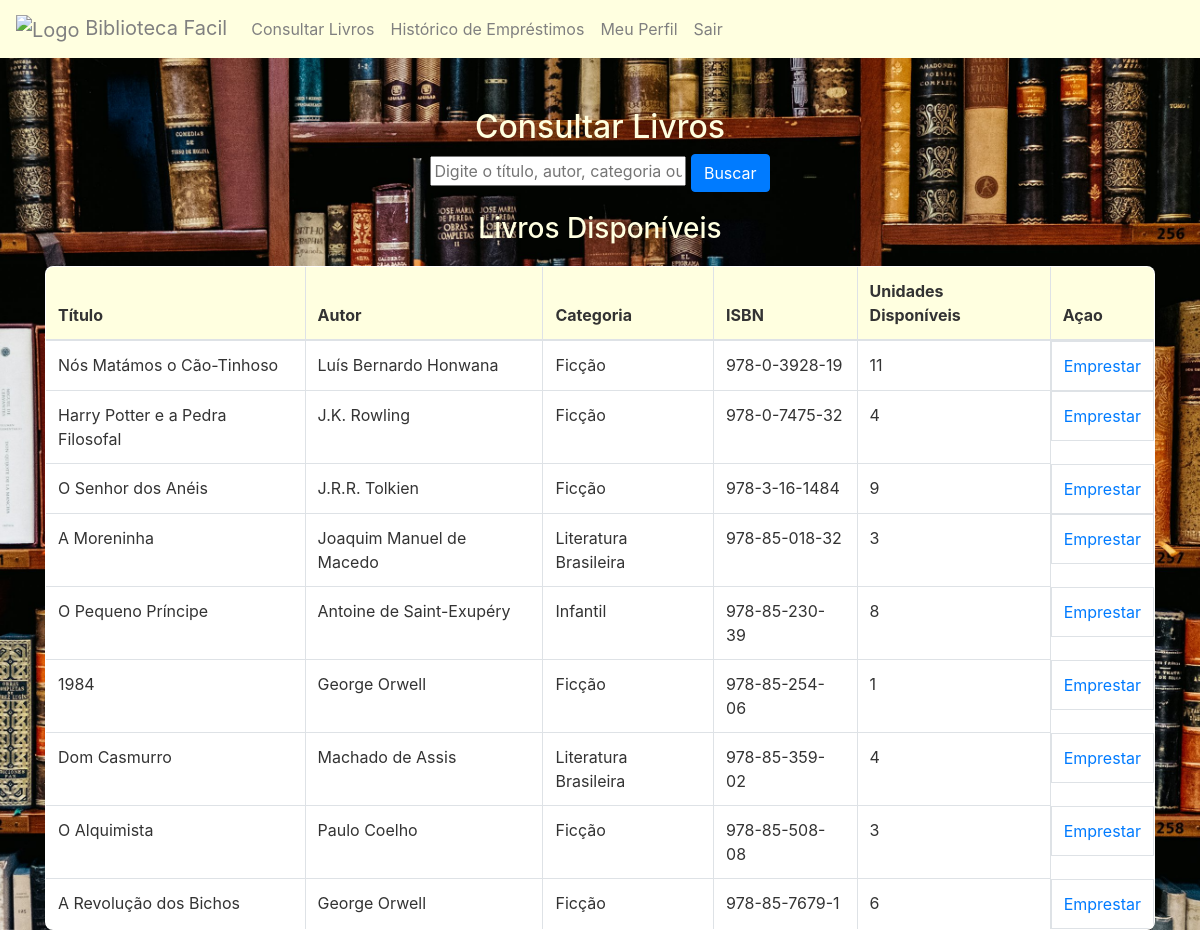
The app's page /php/consulta_livros.php with its own data.
### tables this page shows
CREATE TABLE `livros` (
  `ISBN` varchar(13) NOT NULL,
  `TITULO` varchar(255) DEFAULT NULL,
  `AUTOR` varchar(255) DEFAULT NULL,
  `CATEGORIA` varchar(100) DEFAULT NULL,
  `UNIDADES_DISPONIVEIS` int(11) DEFAULT NULL
);

### php/consulta_livros.php (the view, shortened to what this page needs)
<!DOCTYPE html>
<html lang="pt-BR">
<head>
    <link rel="stylesheet" href="https://stackpath.bootstrapcdn.com/bootstrap/4.5.2/css/bootstrap.min.css">
</head>
<body>
    <div class="container">
        <h2>Consultar Livros</h2>
        <form class="search-form" action="" method="GET">
            <input type="text" name="busca" placeholder="Digite o título, autor, categoria ou ISBN" required>
            <button type="submit" class="btn btn-primary">Buscar</button>
        </form>
        <h3>Livros Disponíveis</h3>
        <table class="table table-bordered">
            <thead>
                <tr>
                    <th>Título</th>
                    <th>Autor</th>
                    <th>Categoria</th>
                    <th>ISBN</th>
                    <th>Unidades Disponíveis</th>
                    <th>Açao</th>
                </tr>
            </thead>
            <tbody>
                <?php
                include 'db/db_connect.php';
                $busca = $_GET['busca'] ?? '';
                if ($busca) {
                    $query = "SELECT * FROM LIVROS
                              WHERE (TITULO LIKE '%$busca%' OR AUTOR LIKE '%$busca%' OR CATEGORIA LIKE '%$busca%' OR ISBN LIKE '%$busca%')
                              AND UNIDADES_DISPONIVEIS > 0";
                } else {
                    $query = "SELECT * FROM LIVROS WHERE UNIDADES_DISPONIVEIS > 0";
                }
                $result = mysqli_query($conn, $query);
                while ($livro = mysqli_fetch_assoc($result)) {
                    echo "<tr>
                            <td>{$livro['TITULO']}</td>
                            <td>{$livro['AUTOR']}</td>
                            <td>{$livro['CATEGORIA']}</td>
                            <td>{$livro['ISBN']}</td>
                            <td>{$livro['UNIDADES_DISPONIVEIS']}</td>
                            <td class='actions'>
                                <a href='confirmar_emprestimo.php?isbn={$livro['ISBN']}'>Emprestar</a>
                            </td>
                          </tr>";
                }
                ?>
            </tbody>
        </table>
    </div>
</body>
</html>

### php/consulta_livros.php (style rules this page uses)
body { background-image: url('../img/biblioteca.png'); background-size: cover; background-repeat: no-repeat; background-position: center; color: #333; background-color: #f5f5f5; }
h2 { color: #FFFFE0; text-align: center; }
h3 { color: #FFFFE0; text-align: center; }
.search-form { text-align: center; margin-bottom: 20px; }
table { width: 100%; margin-top: 20px; background-color: #FFFFFF; border-radius: 8px; overflow: hidden; }
th, td { padding: 12px; text-align: left; color: #333; }
th { background-color: #FFFFE0; color: #333; }
.actions { display: flex; justify-content: space-between; }

### records on screen
livros: TITULO "Nós Matámos o Cão-Tinhoso", AUTOR "Luís Bernardo Honwana", CATEGORIA "Ficção", ISBN "978-0-3928-19", UNIDADES_DISPONIVEIS "11"
livros: TITULO "Harry Potter e a Pedra Filosofal", AUTOR "J.K. Rowling", CATEGORIA "Ficção", ISBN "978-0-7475-32", UNIDADES_DISPONIVEIS "4"
livros: TITULO "O Senhor dos Anéis", AUTOR "J.R.R. Tolkien", CATEGORIA "Ficção", ISBN "978-3-16-1484", UNIDADES_DISPONIVEIS "9"
livros: TITULO "A Moreninha", AUTOR "Joaquim Manuel de Macedo", CATEGORIA "Literatura Brasileira", ISBN "978-85-018-32", UNIDADES_DISPONIVEIS "3"
livros: TITULO "O Pequeno Príncipe", AUTOR "Antoine de Saint-Exupéry", CATEGORIA "Infantil", ISBN "978-85-230-39", UNIDADES_DISPONIVEIS "8"
livros: TITULO "1984", AUTOR "George Orwell", CATEGORIA "Ficção", ISBN "978-85-254-06", UNIDADES_DISPONIVEIS "1"
livros: TITULO "Dom Casmurro", AUTOR "Machado de Assis", CATEGORIA "Literatura Brasileira", ISBN "978-85-359-02", UNIDADES_DISPONIVEIS "4"
livros: TITULO "O Alquimista", AUTOR "Paulo Coelho", CATEGORIA "Ficção", ISBN "978-85-508-08", UNIDADES_DISPONIVEIS "3"
livros: TITULO "A Revolução dos Bichos", AUTOR "George Orwell", CATEGORIA "Ficção", ISBN "978-85-7679-1", UNIDADES_DISPONIVEIS "6"
